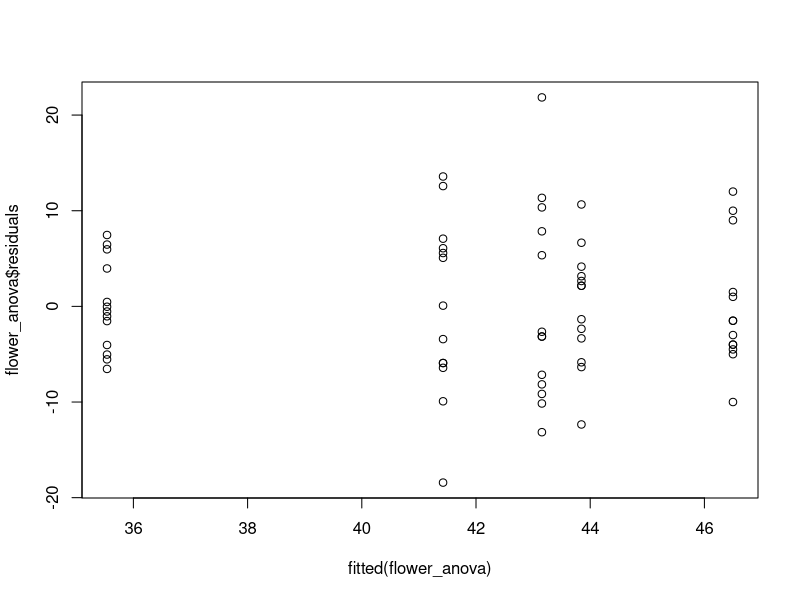
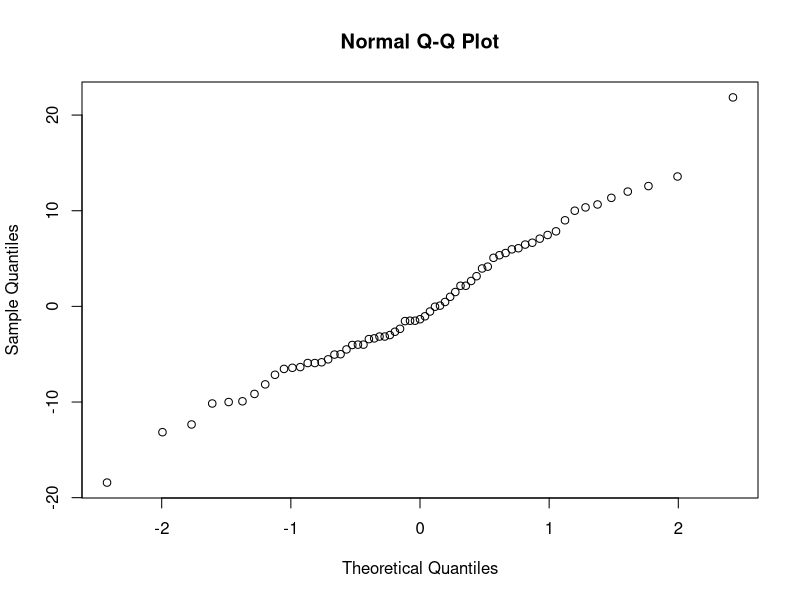
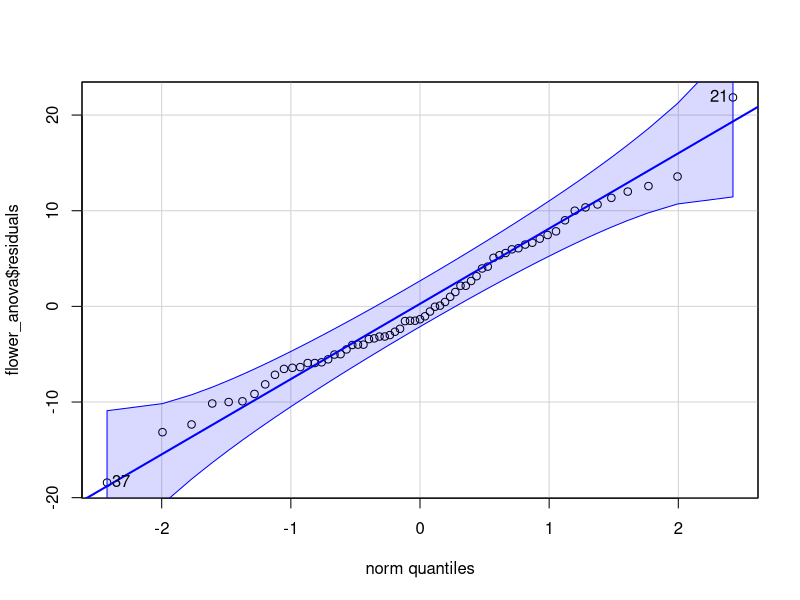

The R source for these figures, in order:
## ---- chunk 1
knitr::opts_chunk$set(echo = TRUE)
## ---- chunk 2
flower_data <-read.table('daffodils.csv', header = T, sep = ',')

flower_anova <-lm(Length ~ Side, data = flower_data)

summary(flower_anova)
## ---- chunk 3
plot(fitted(flower_anova), flower_anova$residuals)
qqnorm(flower_anova$residuals)

library(car)
qqPlot(flower_anova$residuals)
## ---- chunk 4
pairwise.t.test(flower_data$Length, flower_data$Side, p.adjust.method = 'bonferroni')
help("pairwise.t.test")
